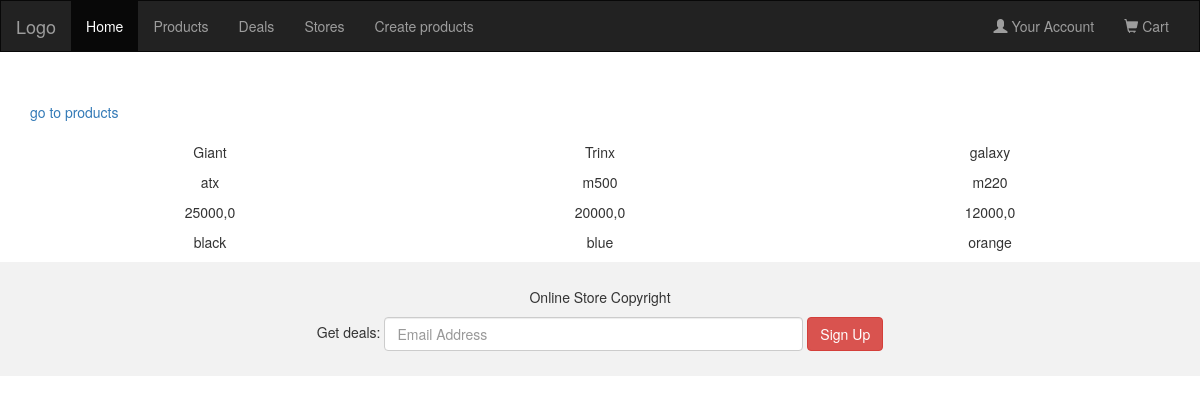
The page /products/bicycle_page/ on the database its author committed.
### products/models.py (models this page shows, shortened)
class Bycycle(models.Model):
    b_mark = models.CharField(max_length=20, verbose_name='марка')
    b_model = models.CharField(max_length=30, verbose_name='модель')
    price = models.FloatField(verbose_name='цена')
    b_color = models.CharField(max_length=20, verbose_name='цвет')
    class Meta:
        verbose_name = 'Велосипед'
        verbose_name_plural = 'Список велосипедов'

### products/views.py (the view)
# urls.py: path('bicycle_page/', bicycle_page, name='bicycle_page'),
def bicycle_page(request):
    bicycle = Bycycle.objects.all()
    return render(request, 'pages/bycycle_page.html', {'bicycle': bicycle})

### templates/pages/bycycle_page.html (shortened to what this page needs)
{% extends 'main.html' %}
{% block content %}
<div class="container">
    <div class="back">
        <a href="{% url 'index' %}">go to products</a>
    </div>
    <div class="row">
        {% for i in bicycle %}
        <div class="col-sm-4">
            <div align="center">
                <p>{{ i.b_mark }}</p>
                <p>{{ i.b_model }}</p>
                <p>{{ i.price }}</p>
                <p>{{ i.b_color }}</p>
            </div>
        </div>
        {% endfor %}
    </div>
</div>
{% endblock %}

### rows shown on the page
Bycycle: b_mark "Giant", b_model "atx", price "25000,0", b_color "black"
Bycycle: b_mark "Trinx", b_model "m500", price "20000,0", b_color "blue"
Bycycle: b_mark "galaxy", b_model "m220", price "12000,0", b_color "orange"
